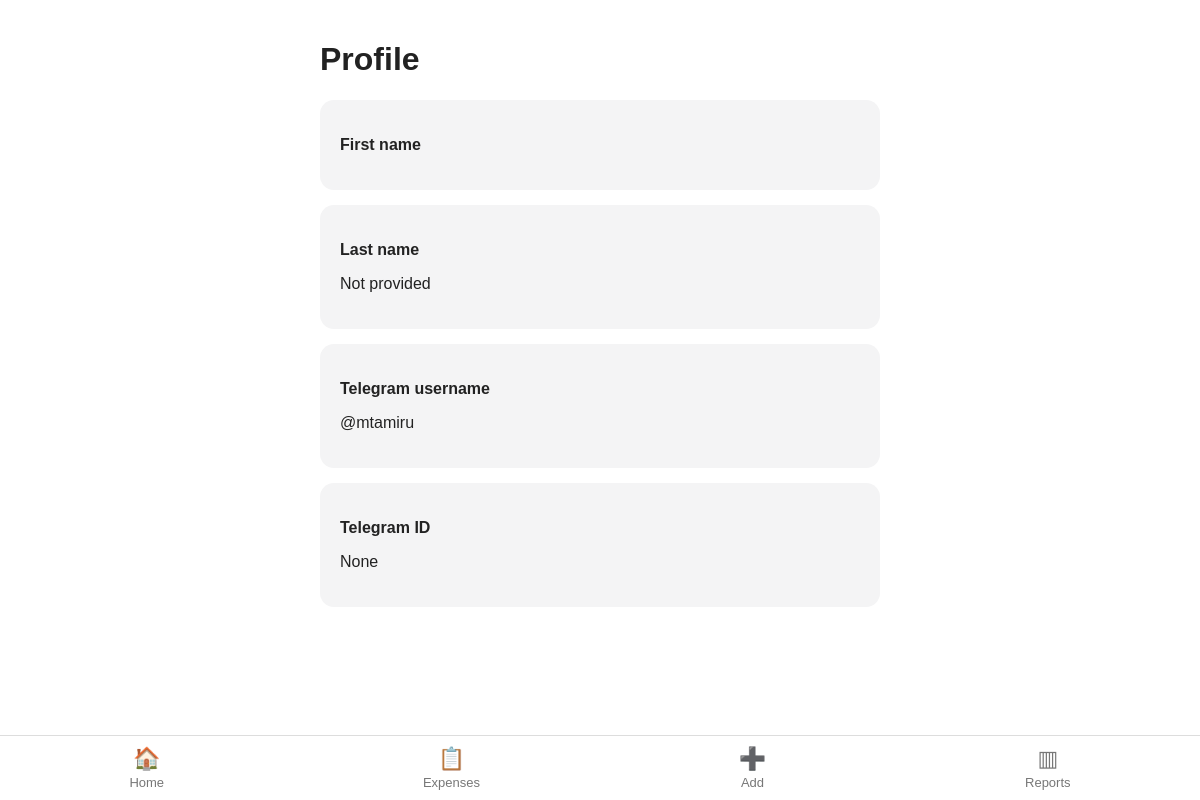
The page /profile/ (signed in) on the database its author committed.
### myExpense/models.py (models this page shows)
class User(AbstractUser):
    telegram_id = models.BigIntegerField(unique=True, null=True, blank=True)
    photo_url = models.URLField(blank=True)

### myExpense/views.py (the view)
@login_required
def profile(request):
    print("User:", request.user)
    return render(
        request,
        "profile.html"
    )

### templates/profile.html (shortened to what this page needs)
{% extends "base.html" %}
{% block content %}
<h1>Profile</h1>
<div class="card">
    <p>
        <strong>First name</strong>
    </p>
</div>
<div class="card">
    <p>
        <strong>Last name</strong>
    </p>
    <p>
        {{ user.last_name|default:"Not provided" }}
    </p>
</div>
<div class="card">
    <p>
        <strong>Telegram username</strong>
    </p>
    <p>
        {% if user.username %}
            @{{ user.username }}
        {% else %}
            Not provided
        {% endif %}
    </p>
</div>
<div class="card">
    <p>
        <strong>Telegram ID</strong>
    </p>
    <p>
        {{ user.telegram_id }}
    </p>
</div>
{% endblock %}

### templates/base.html (style rules this page uses)
* { box-sizing: border-box; }
body { margin: 0; font-family: Arial, sans-serif; background: var( --tg-theme-bg-color, #ffffff ); color: var( --tg-theme-text-color, #222222 ); padding-bottom: 70px; }
.card { background: var( --tg-theme-secondary-bg-color, #f4f4f5 ); border-radius: 14px; padding: 20px; margin-bottom: 15px; }

### rows shown on the page
User: last_name "Not provided", username "mtamiru", telegram_id "None"
